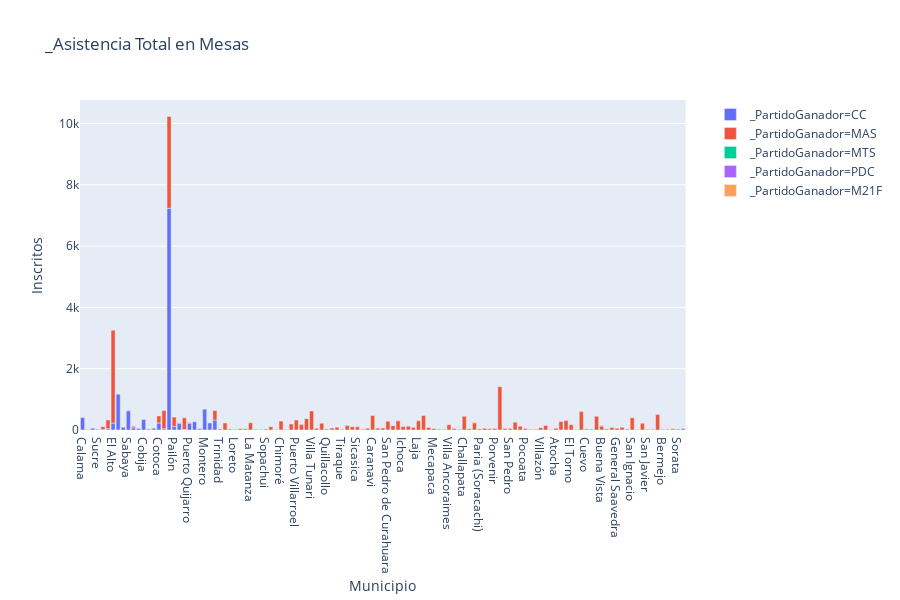

This figure's notebook cell:
### Markdown cell above
### Mesas con asistencia total por municipios y partido ganador

### Code cell
configure_plotly_browser_state()
fig = px.bar(df_total_asistencia, x="Municipio", y="Inscritos", title="_Asistencia Total en Mesas", color="_PartidoGanador")
fig.show()

### Figure 1 — Plotly figure (JSON) as saved in the notebook; plotly's stock layout.template omitted (floating-point values rounded to 4 significant figures)
{"data": [{"textposition": "auto", "hovertemplate": "_PartidoGanador=CC<br>Municipio=%{x}<br>Inscritos=%{y}", "showlegend": true, "legendgroup": "_PartidoGanador=CC", "name": "_PartidoGanador=CC", "yaxis": "y", "y": [404, 18, 57, 25, 18, 44, 225, 1170, 89, 625, 71, 51, 343, 29, 54, 230, 38, 7234, 113, 222, 16, 221, 269, 42, 678, 227, 326], "hoverlabel": {"namelength": 0}, "offsetgroup": "_PartidoGanador=CC", "xaxis": "x", "marker": {"color": "#636efa"}, "x": ["Calama", "Monteagudo", "Macharetí", "Sucre", "Cochabamba", "Tiquipaya", "El Alto", "Nuestra Señora de La Paz", "Cruz de Machacamarca", "Sabaya", "Puerto Gonzalo Moreno", "Puerto Rico", "Cobija", "Potosí", "Yocalla", "Cotoca", "La Guardia", "Santa Cruz de La Sierra", "Pailón", "San José", "Gutiérrez", "Puerto Quijarro", "Puerto Suarez", "San Carlos", "Montero", "Portachuelo", "Warnes"], "alignmentgroup": "True", "type": "bar", "orientation": "v"}, {"textposition": "auto", "hovertemplate": "_PartidoGanador=MAS<br>Municipio=%{x}<br>Inscritos=%{y}", "showlegend": true, "legendgroup": "_PartidoGanador=MAS", "name": "_PartidoGanador=MAS", "yaxis": "y", "y": [31, 229, 32, 23, 44, 40, 238, 23, 20, 32, 109, 20, 290, 20, 196, 328, 92, 176, 371, 623, 55, 223, 34, 284, 64, 92, 24, 143, 109, 102, 21, 54, 471, 57, 63, 284, 141, 298, 114, 126, 83, 298, 471, 83, 3031, 52, 28, 21, 172, 53, 24, 447, 43, 233, 36, 54, 48, 37, 47, 1415, 50, 47, 254, 122, 46, 23, 24, 75, 148, 18, 58, 275, 313, 230, 173, 601, 2995, 310, 13, 20, 601, 34, 380, 27, 449, 22, 128, 31, 80, 55, 86, 32, 401, 18, 308, 219, 24, 25, 502, 21, 27, 41], "hoverlabel": {"namelength": 0}, "offsetgroup": "_PartidoGanador=MAS", "xaxis": "x", "marker": {"color": "#EF553B"}, "x": ["Trinidad", "Puerto Menor de Rurrenabaque", "Reyes", "Loreto", "San Andrés", "Guayaramerín", "La Matanza", "Azurduy", "Incahuasi", "Sopachui", "Ayopaya (Villa de Independencia)", "Cocapata", "Chimoré", "Pocona", "Pojo", "Puerto Villarroel", "Cochabamba", "Colomi", "Sacaba", "Villa Tunari", "Sacabamba", "Cliza", "Quillacollo", "Tiquipaya", "Tapacarí", "Shinahota", "Tiraque", "Calamarca", "Patacamaya", "Sicasica", "Umala", "Mocomoco", "Caranavi", "Santiago de Machaca", "Papel Pampa", "San Pedro de Curahuara", "Viacha", "Colquiri", "Ichoca", "Sapahaqui", "Yaco", "Laja", "Pucarani", "Achocalla", "El Alto", "Mecapaca", "Chuma", "Achacachi", "Villa Ancoraimes", "Calacoto", "Waldo Ballivian", "Challapata", "Caracollo", "Oruro", "Paria (Soracachi)", "Salinas de Garcí Mendoza", "Puerto Gonzalo Moreno", "Filadelfia", "Porvenir", "Sacaca", "Tomave", "San Pedro", "Toro Toro", "Colquechaca", "Pocoata", "Ravelo", "Betanzos", "Villazón", "Cotagaita", "San Pedro de Quemes", "Atocha", "Tupiza", "Tinguipaya", "Cotoca", "El Torno", "La Guardia", "Santa Cruz de La Sierra", "Pailón", "San José", "Cabezas", "Charagua", "Cuevo", "Gutiérrez", "Lagunillas", "Pampa Grande", "Puerto Quijarro", "Buena Vista", "Yapacaní", "Saipina", "General Saavedra", "Santa Rosa", "Vallegrande", "San Ignacio", "San Miguel", "Warnes", "Concepción", "San Javier", "Sao José do Rio Preto", "Sao Paulo", "Bermejo", "Uriondo (Concepción)", "Yacuiba"], "alignmentgroup": "True", "type": "bar", "orientation": "v"}, {"textposition": "auto", "hovertemplate": "_PartidoGanador=MTS<br>Municipio=%{x}<br>Inscritos=%{y}", "showlegend": true, "legendgroup": "_PartidoGanador=MTS", "name": "_PartidoGanador=MTS", "yaxis": "y", "y": [31], "hoverlabel": {"namelength": 0}, "offsetgroup": "_PartidoGanador=MTS", "xaxis": "x", "marker": {"color": "#00cc96"}, "x": ["Sorata"], "alignmentgroup": "True", "type": "bar", "orientation": "v"}, {"textposition": "auto", "hovertemplate": "_PartidoGanador=PDC<br>Municipio=%{x}<br>Inscritos=%{y}", "showlegend": true, "legendgroup": "_PartidoGanador=PDC", "name": "_PartidoGanador=PDC", "yaxis": "y", "y": [48], "hoverlabel": {"namelength": 0}, "offsetgroup": "_PartidoGanador=PDC", "xaxis": "x", "marker": {"color": "#ab63fa"}, "x": ["Colcha K"], "alignmentgroup": "True", "type": "bar", "orientation": "v"}, {"textposition": "auto", "hovertemplate": "_PartidoGanador=M21F<br>Municipio=%{x}<br>Inscritos=%{y}", "showlegend": true, "legendgroup": "_PartidoGanador=M21F", "name": "_PartidoGanador=M21F", "yaxis": "y", "y": [26], "hoverlabel": {"namelength": 0}, "offsetgroup": "_PartidoGanador=M21F", "xaxis": "x", "marker": {"color": "#FFA15A"}, "x": ["Buena Vista"], "alignmentgroup": "True", "type": "bar", "orientation": "v"}], "layout": {"title": {"text": "_Asistencia Total en Mesas"}, "yaxis": {"domain": [0, 1], "anchor": "x", "title": {"text": "Inscritos"}}, "height": 600, "barmode": "relative", "xaxis": {"domain": [0, 0.98], "anchor": "y", "title": {"text": "Municipio"}}, "legend": {"tracegroupgap": 0}}}
